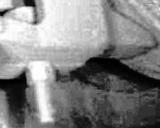
#> input picture HOG_SVM-master/image/test_DJ_resize_new/011.jpg, 160 x 128 px, found by its file name; its folder holds only this picture in this run
$ python image_retinex.py
#> lines starting #> are read from the running program, lines starting #| are printed output that depends on the picture
import numpy as np
from PIL import Image
import cv2
import sys
import os
import json

def Process(filePath, savePath):
    # im = Image.open(filePath)
    im = cv2.imread(filePath)
#> im is the input picture: shape (128, 160, 3); min 0, max 255, mean 131
    img = np.array(im)
    img_amsrcr = automatedMSRCR(img, [15, 80, 200])
    cv2.imwrite(savePath, img_amsrcr)
# ------------------------------------------------------------#
# SSR
# retinex SSR
# # 用data数组里的最小数替代0
# np.nonzero(a) 取出a里面非零的数
# -----------------------------------------------------------#
# [69 lines left out: functions replaceZeroes, SSR, SSR_image, MSR, MSR_image, not called in this run]


# -----------------------------------------------------------#
# 这个求出来数据没有转换不能直接显示  MSRCR MSRCP调用
# -----------------------------------------------------------#
# SSR
def singleScaleRetinex(img, sigma):  # SSR
    # L(x,y)=S(x,y)*G(x,y)
    # log(R(x,y))=log(S(x,y))-log(L(x,y))
    retinex = np.log10(img) - np.log10(cv2.GaussianBlur(img, (0, 0), sigma))

    return retinex


# -----------------------------------------------------------#
# MSR  MSRCR MSRCP调用
def multiScaleRetinex(img, sigma_list):
    retinex = np.zeros_like(img)  # 创建0数组
    for sigma in sigma_list:  # 循环
        retinex += singleScaleRetinex(img, sigma)  # 高斯模糊
#> this loop made 3 passes
#> pass 1, in singleScaleRetinex, `retinex = np.log10(img) - np.log10(cv2.GaussianBlur(img, (0, 0), sigma))`:
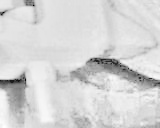
#> retinex: shape (128, 160, 3) float64; min -2.29, max 0.348, mean -0.0786; drawn with min black and max white
#> pass 2, in singleScaleRetinex (call 2), `retinex = np.log10(img) - np.log10(cv2.GaussianBlur(img, (0, 0), sigma))`:
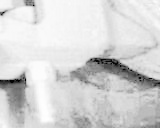
#> retinex: shape (128, 160, 3) float64; min -2.18, max 0.29, mean -0.118; drawn with min black and max white
    #  log(R(x,y))=Weight1⋅log(Rσ1(x,y))+Weight2⋅log(Rσ2(x,y))+Weight3⋅log(Rσ3(x,y))
    # 加权求均值
    retinex = retinex / len(sigma_list)

    return retinex


# -----------------------------------------------------------#
# 这个函数求的是 色彩恢复因子Ci
# [97 lines left out: functions colorRestoration, simplestColorBalance, MSRCR, MSRCP, not called in this run]


# ---------------------------------------------------------------------------------#
# automatedMSRCR
def automatedMSRCR(img, sigma_list):
    img = np.float64(img) + 1.0

    img_retinex = multiScaleRetinex(img, sigma_list)  # 求 MSR
    for i in range(img_retinex.shape[2]):  # 维度循环
        # unique()：返回参数数组中所有不同的值，并按照从小到大排序
        # unique 去重后重新排序的数组，count去重后 不同数据的个数
        unique, count = np.unique(np.int32(img_retinex[:, :, i] * 100), return_counts=True)  # 这里*了100 数据放大100倍

        for u, c in zip(unique, count):
            if u == 0:
                zero_count = c  # 数组中0的个数
                break
        #  下面数据/100 都是为了还原数据 因为上面*了100
        low_val = unique[0] / 100.0  # MSR 结果 img_retinex中的最小值
        high_val = unique[-1] / 100.0  # MSR 结果 img_retinex中的最大值

        # 下面这几行的原理我不是很清楚，我也没找到文献说明，
        # 看代码的输出 上面求得low_val = -2.13 ，high_val = 0.46
        # 经过for循环后 low_val = -0.47 ，high_val = 0.22
        # 我认为他是把最大值和最小值给收缩了，防止两极化现象
        for u, c in zip(unique, count):
            if u < 0 and c < zero_count * 0.1:
                low_val = u / 100.0
            if u > 0 and c < zero_count * 0.1:
                high_val = u / 100.0
                break

        # 限定范围  把高于high_val 和低于low_val 用 high_val、low_val代替 。
        img_retinex[:, :, i] = np.maximum(np.minimum(img_retinex[:, :, i], high_val), low_val)
        # 直接线性量化  0-255
        img_retinex[:, :, i] = (img_retinex[:, :, i] - np.min(img_retinex[:, :, i])) / \
                               (np.max(img_retinex[:, :, i]) - np.min(img_retinex[:, :, i])) \
                               * 255
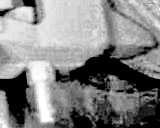
#> img_retinex: shape (128, 160, 3) float64; min 0, max 255, mean 131.7

    img_retinex = np.uint8(img_retinex)

    return img_retinex

def changeImage():
    filePath = r'C:\PLY\Graduation Design\HOG_SVM-master\image\test_DJ_resize_new'
    destPath = r'C:\PLY\Graduation Design\HOG_SVM-master\image\test_DJ_retinex'
    if not os.path.exists(destPath):
        os.makedirs(destPath)
    for root, dirs, files in os.walk(filePath):
        for file in files:
            if file[-1]=='g':
                Process(os.path.join(filePath, file), os.path.join(destPath, file))
    print('Done')

if __name__ == '__main__':
    changeImage()

$ run again, on HOG_SVM-master/image/test_DJ_resize_new/033.jpg
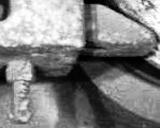
#> input picture HOG_SVM-master/image/test_DJ_resize_new/033.jpg, 160 x 128 px, found by its file name
#> in Process, im is the input picture: shape (128, 160, 3); min 0, max 255, mean 129
#> the loop in multiScaleRetinex, `for sigma in sigma_list:` made 3 passes
#> pass 2, in singleScaleRetinex (call 2), `retinex = np.log10(img) - np.log10(cv2.GaussianBlur(img, (0, 0), sigma))`:
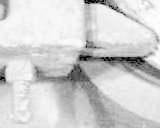
#> retinex: shape (128, 160, 3) float64; min -2.13, max 0.319, mean -0.125; drawn with min black and max white
#> after the loop in automatedMSRCR, `for i in range(img_retinex.shape[2]):`:
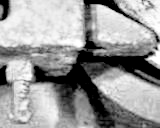
#> img_retinex: shape (128, 160, 3) float64; min 0, max 255, mean 154.1

$ run again, on HOG_SVM-master/image/test_DJ_resize_new/043.jpg
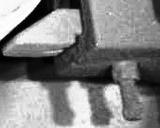
#> input picture HOG_SVM-master/image/test_DJ_resize_new/043.jpg, 160 x 128 px, found by its file name
#> in Process, im is the input picture: shape (128, 160, 3); min 0, max 255, mean 129.6
#> the loop in multiScaleRetinex, `for sigma in sigma_list:` made 3 passes
#> pass 2, in singleScaleRetinex (call 2), `retinex = np.log10(img) - np.log10(cv2.GaussianBlur(img, (0, 0), sigma))`:
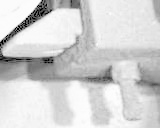
#> retinex: shape (128, 160, 3) float64; min -2.13, max 0.3, mean -0.125; drawn with min black and max white
#> after the loop in automatedMSRCR, `for i in range(img_retinex.shape[2]):`:
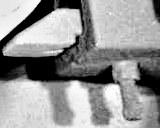
#> img_retinex: shape (128, 160, 3) float64; min 0, max 255, mean 150.3

$ run again, on HOG_SVM-master/image/test_DJ_resize_new/044.jpg
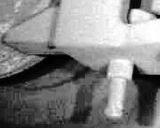
#> input picture HOG_SVM-master/image/test_DJ_resize_new/044.jpg, 160 x 128 px, found by its file name
#> in Process, im is the input picture: shape (128, 160, 3); min 0, max 255, mean 130.7
#> the loop in multiScaleRetinex, `for sigma in sigma_list:` made 3 passes
#> pass 2, in singleScaleRetinex (call 2), `retinex = np.log10(img) - np.log10(cv2.GaussianBlur(img, (0, 0), sigma))`:
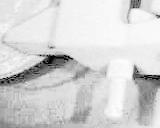
#> retinex: shape (128, 160, 3) float64; min -2.18, max 0.291, mean -0.12; drawn with min black and max white
#> after the loop in automatedMSRCR, `for i in range(img_retinex.shape[2]):`:
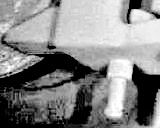
#> img_retinex: shape (128, 160, 3) float64; min 0, max 255, mean 133.3
